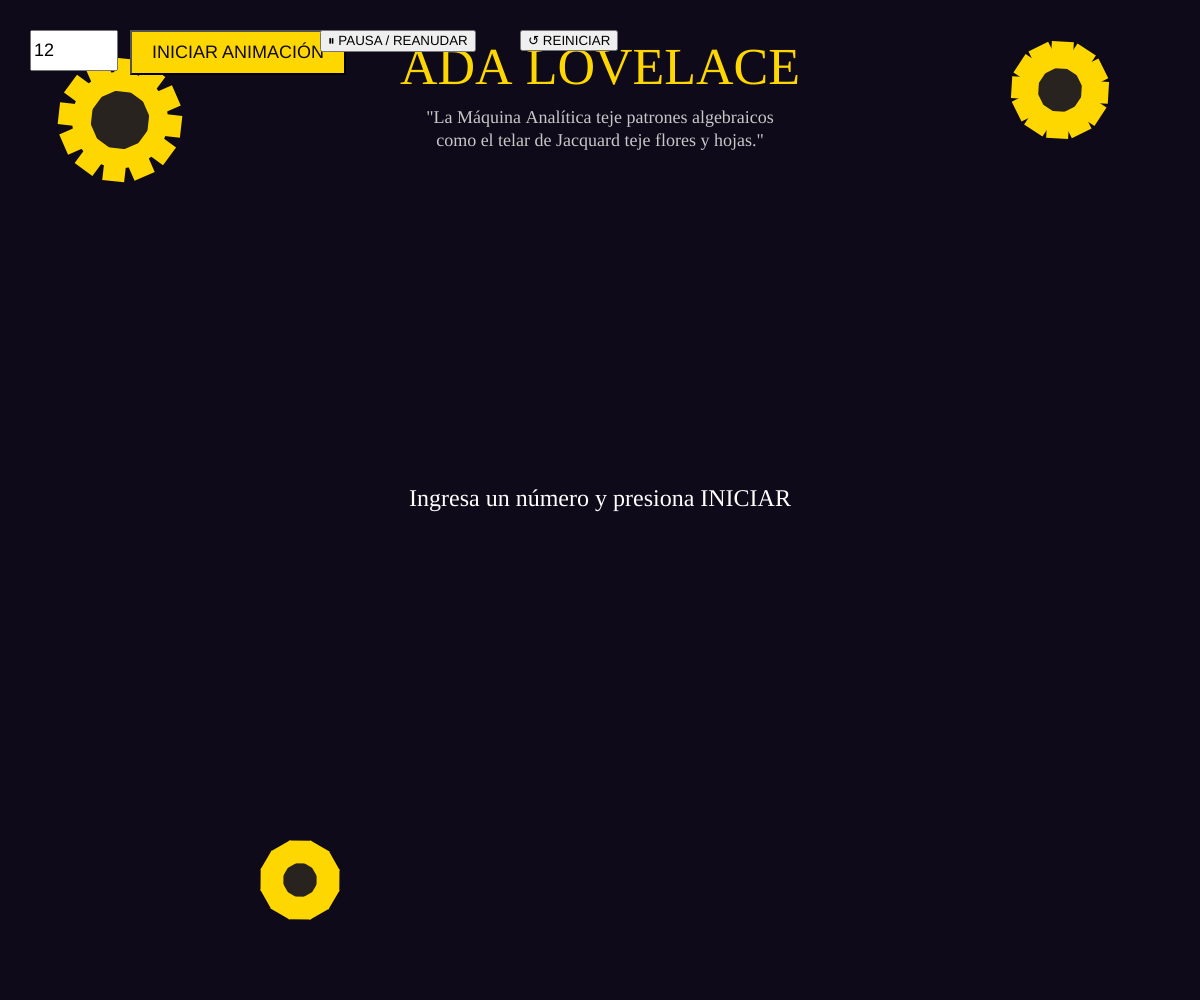
Frame 1 (no input)
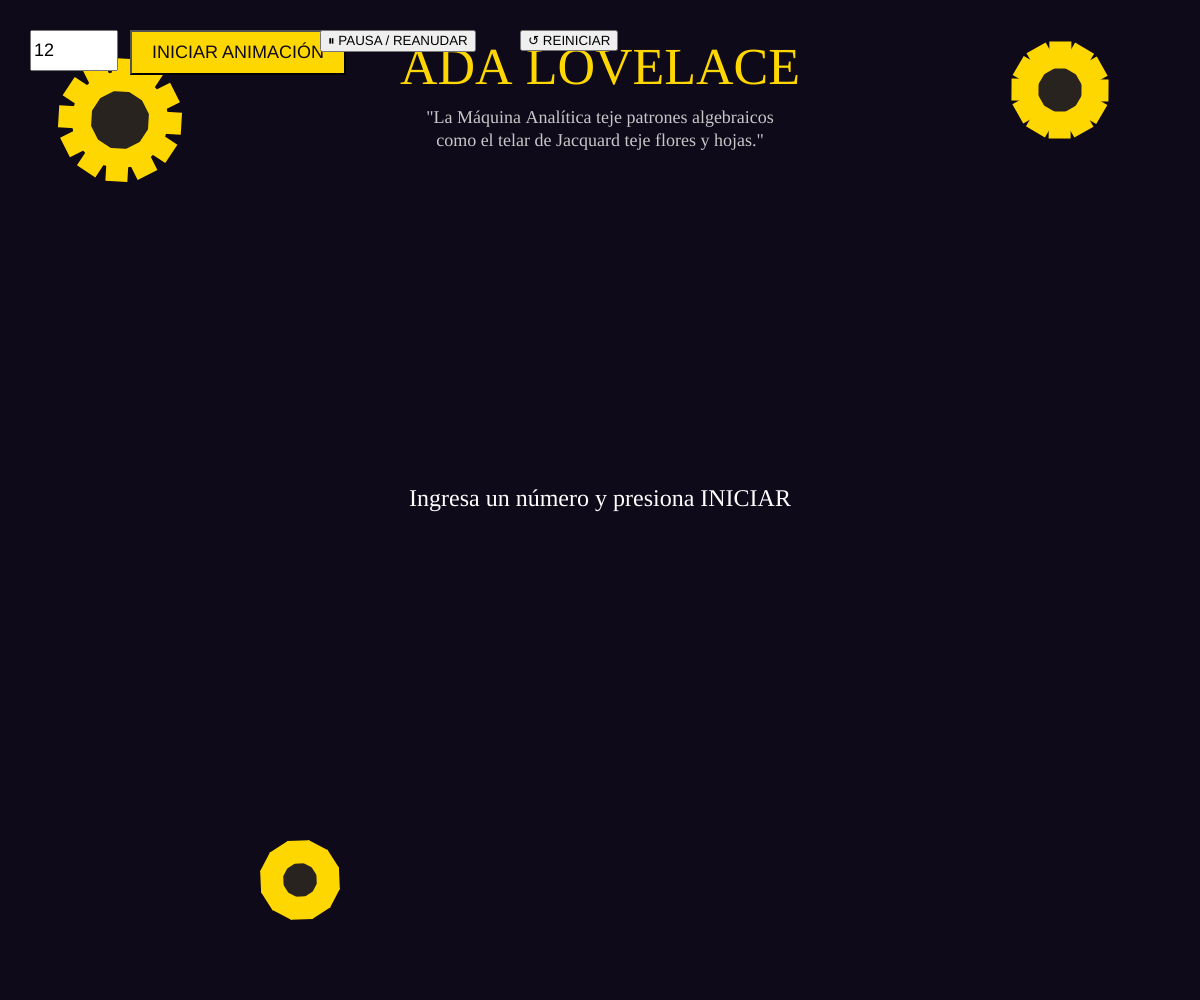
Frame 60 (no input)
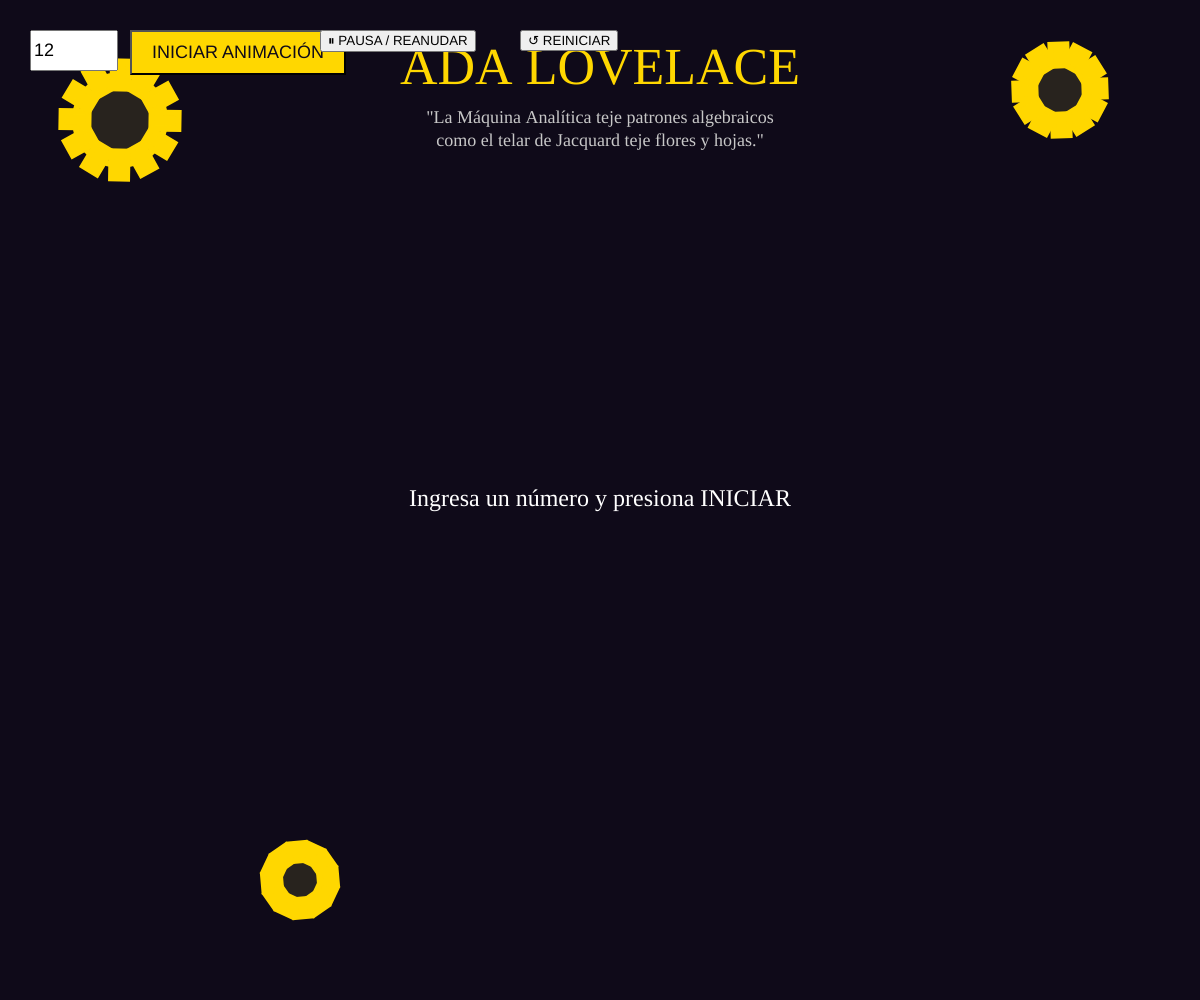
Frame 120 (the mouse pressed at the canvas centre since frame 60)

The p5.js sketch that drew these frames (run headless with seeded random() and noise() and a simulated clock; from frame 60 on, the mouse is pressed at the canvas centre):

// p5.js sketch
// ── sketch.js
let bernoulli = [];
let targetHeights = [];
let magnitudes = [];
let currentBar = 0;
let progress = 0;
let animationSpeed = 0.035;
let paused = true;
let pulseMode = false;
let pulseTime = 0;
let particles = [];
let gears = [];

function binomial(n, k) {
  if (k < 0 || k > n) return 0;
  if (k > n - k) k = n - k;
  let res = 1;
  for (let i = 0; i < k; i++) {
    res = res * (n - i) / (i + 1);
  }
  return res;
}

function calcularBernoulli(maxN) {
  let B = new Array(maxN + 1).fill(0);
  B[0] = 1;
  for (let m = 1; m <= maxN; m++) {
    let suma = 0;
    for (let k = 0; k < m; k++) {
      suma += binomial(m + 1, k) * B[k];
    }
    B[m] = -suma / (m + 1);
  }
  return B;
}

function createParticles(x, y, sign) {
  for (let i = 0; i < 8; i++) {
    particles.push({
      x: x,
      y: y,
      vx: random(-1.5, 1.5),
      vy: sign > 0 ? random(-3, -1) : random(1, 3),
      life: 40,
      color: sign > 0 ? color(100, 255, 180) : color(255, 100, 80)
    });
  }
}

function drawGear(x, y, r, angle) {
  push();
  translate(x, y);
  rotate(angle);
  fill(40, 35, 30);
  stroke(255, 215, 0);
  strokeWeight(6);
  circle(0, 0, r * 2);
  fill(255, 215, 0);
  for (let i = 0; i < 12; i++) {
    rotate(TWO_PI / 12);
    rect(r * 0.7, -8, r * 0.6, 16);
  }
  pop();
}

function setup() {
  createCanvas(windowWidth, windowHeight);
  textAlign(CENTER, CENTER);
  textFont('Georgia');

  // UI p5.js
  let input = createInput('12');
  input.position(30, 30);
  input.size(80, 35);
  input.style('font-size', '18px');

  let btn = createButton('INICIAR ANIMACIÓN');
  btn.position(130, 30);
  btn.style('font-size', '18px');
  btn.style('padding', '10px 20px');
  btn.style('background', '#ffd700');
  btn.style('color', '#0f0a19');
  btn.mousePressed(() => {
    let n = parseInt(input.value());
    if (isNaN(n) || n < 0) n = 10;
    if (n > 18) n = 18;
    bernoulli = calcularBernoulli(n);
    prepareHeights();
    currentBar = 0;
    progress = 0;
    pulseMode = false;
    particles = [];
    paused = false;
  });

  let pauseBtn = createButton('⏸ PAUSA / REANUDAR');
  pauseBtn.position(320, 30);
  pauseBtn.mousePressed(() => paused = !paused);

  let resetBtn = createButton('↺ REINICIAR');
  resetBtn.position(520, 30);
  resetBtn.mousePressed(() => {
    currentBar = 0;
    progress = 0;
    pulseMode = false;
    particles = [];
  });

  // Engranajes de fondo
  gears = [
    {x: 120, y: 120, r: 45},
    {x: width - 140, y: 90, r: 35},
    {x: 300, y: height - 120, r: 28}
  ];
}

function prepareHeights() {
  magnitudes = bernoulli.map(b => {
    if (Math.abs(b) < 1e-8) return -10;
    return Math.log10(Math.abs(b));
  });
  let maxM = Math.max(...magnitudes.filter(m => m > -5));
  let minM = Math.min(...magnitudes.filter(m => m > -5));
  targetHeights = magnitudes.map(m => {
    if (m <= -5) return 30;
    let norm = (m - minM) / (maxM - minM + 0.1);
    return 80 + norm * (height * 0.55);
  });
}

function draw() {
  background(15, 10, 25);

  // Engranajes girando (steampunk)
  let angle = frameCount * 0.008;
  gears.forEach(g => {
    drawGear(g.x, g.y, g.r, angle + (g.x % 50));
  });

  // Título y cita
  fill(255, 215, 0);
  textSize(52);
  text("ADA LOVELACE", width / 2, 70);
  fill(200, 200, 200);
  textSize(18);
  text('"La Máquina Analítica teje patrones algebraicos\ncomo el telar de Jacquard teje flores y hojas."', 
       width / 2, 130);

  if (bernoulli.length === 0) {
    fill(255);
    textSize(24);
    text("Ingresa un número y presiona INICIAR", width/2, height/2);
    return;
  }

  let barW = (width - 200) / (bernoulli.length + 1);

  for (let i = 0; i < bernoulli.length; i++) {
    let x = 100 + i * barW;
    let b = bernoulli[i];
    let h = 0;

    if (i < currentBar) {
      h = pulseMode ? targetHeights[i] * (1 + 0.08 * sin(pulseTime + i)) : targetHeights[i];
    } else if (i === currentBar && !pulseMode) {
      h = targetHeights[i] * progress;
    } else if (pulseMode) {
      h = targetHeights[i] * (1 + 0.08 * sin(pulseTime + i));
    }

    let col = b > 0 ? color(100, 255, 180) : (b < 0 ? color(255, 100, 80) : color(180));
    fill(col);
    stroke(255, 215, 0);
    strokeWeight(4);
    rect(x, height - 180 - h, barW * 0.65, h);

    // Etiqueta B_n
    fill(255, 215, 0);
    textSize(22);
    text(`B${i}`, x + barW * 0.32, height - 200 - h);

    // Valor
    if (i <= currentBar || pulseMode) {
      fill(240, 220, 180);
      textSize(14);
      let valStr = Math.abs(b) > 1000 ? b.toExponential(2) : b.toFixed(4);
      text(valStr, x + barW * 0.32, height - 140);
    }

    // Partículas mientras crece
    if (i === currentBar && progress > 0.1 && progress < 0.9 && b !== 0) {
      if (frameCount % 6 === 0) createParticles(x + barW * 0.32, height - 180 - h, b > 0 ? 1 : -1);
    }
  }

  // Partículas
  for (let i = particles.length - 1; i >= 0; i--) {
    let p = particles[i];
    p.x += p.vx;
    p.y += p.vy;
    p.life--;
    p.vy += 0.08;
    let alpha = map(p.life, 0, 40, 0, 255);
    fill(red(p.color), green(p.color), blue(p.color), alpha);
    noStroke();
    circle(p.x, p.y, 7);
    if (p.life <= 0) particles.splice(i, 1);
  }

  // Barra de progreso
  let prog = currentBar / (bernoulli.length - 1);
  fill(80);
  rect(80, height - 50, width - 160, 12);
  fill(255, 215, 0);
  rect(80, height - 50, (width - 160) * prog, 12);

  // Estado
  fill(255);
  textSize(18);
  let status = paused ? "PAUSADO" : pulseMode ? "MODO ARTE (pulso)" : "ANIMANDO";
  text(status, width / 2, height - 80);

  // Animación
  if (!paused && !pulseMode) {
    progress += animationSpeed;
    if (progress >= 1) {
      currentBar++;
      progress = 0;
      if (currentBar >= bernoulli.length) {
        pulseMode = true;
      }
    }
  }
  if (pulseMode) pulseTime += 0.08;

  // Instrucciones abajo
  fill(160);
  textSize(14);
  text("ESPACIO o clic = pausar | R = reiniciar | Cambia el número arriba", width/2, height - 20);
}

function keyPressed() {
  if (key === ' ') paused = !paused;
  if (key === 'r' || key === 'R') {
    currentBar = 0;
    progress = 0;
    pulseMode = false;
    particles = [];
  }
}

function mousePressed() {
  if (mouseY > 100) paused = !paused;
}

function windowResized() {
  resizeCanvas(windowWidth, windowHeight);
}
// ── style.css
body {
  margin: 0;
  overflow: hidden;
  background: #0f0a19;
  font-family: 'Georgia', serif;
}
#overlay {
  position: absolute;
  top: 0; left: 0;
  width: 100%;
  pointer-events: none;
  z-index: 10;
}
#title {
  position: absolute;
  top: 20px;
  left: 50%;
  transform: translateX(-50%);
  color: #ffd700;
  font-size: 42px;
  font-weight: bold;
  text-shadow: 0 0 20px #ffd700;
  margin: 0;
  letter-spacing: 4px;
}
